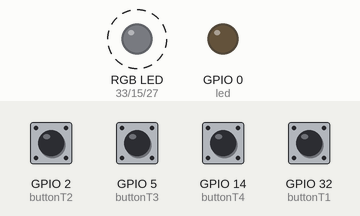
The sketch below on a simulated ESP32. Parts: an RGB LED mixed from three pins (HIGH = lit), output pins drawn as LEDs (lit = HIGH). Dashed ring = blinking. Inputs (shaded band) come from the test bench; at power-on: GPIO 2 (buttonT2), GPIO 5 (buttonT3), GPIO 14 (buttonT4), GPIO 32 (buttonT1) LOW.

Above: at 1.2 s.
1.3 s: GPIO 2 (buttonT2) pulled HIGH for 0.15 s
At 2.53 s:
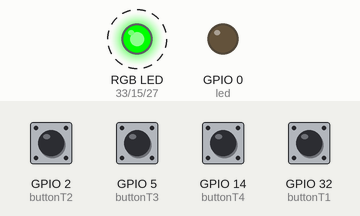
4.4 s: GPIO 14 (buttonT4) pulled HIGH for 0.15 s
7.4 s: GPIO 32 (buttonT1) pulled HIGH for 0.15 s
At 8.66 s:
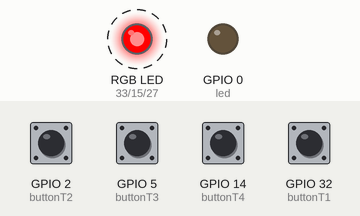
10.5 s: GPIO 14 (buttonT4) pulled HIGH for 1 s
14.0 s: GPIO 2 (buttonT2) pulled HIGH for 1 s
At 15.24 s:
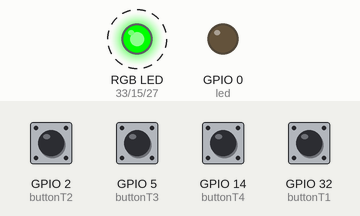
17.6 s: GPIO 2 (buttonT2) pulled HIGH for 0.15 s
At 18.86 s:
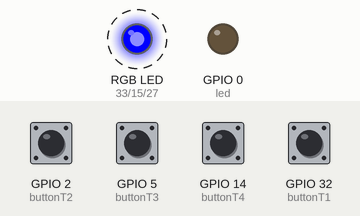
Timing chart, 0 to 21.7 s (numbered marks = the images above; inputs shaded):
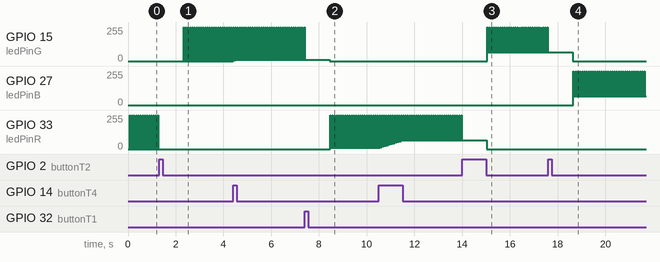

The sketch:

Winterferien_Projektcode.ino
```cpp
#include<analogWrite.h>

int led = 0;
int buttonStatus = 0;
int buttonStatus1 = 0;
int helligkeit = 0;
const int ledPinR = 33;
const int ledPinG = 15;
const int ledPinB = 27;
const int  buttonT1= 32;
const int  buttonT2= 2;
const int  buttonT3= 5;
const int  buttonT4= 14;
int zahl = 1;
int x = 0;

void setup() {

  pinMode(33,OUTPUT);
  pinMode(15,OUTPUT);
  pinMode(27,OUTPUT);
  pinMode(32,INPUT);
  pinMode(2,INPUT);
  pinMode(5,INPUT);
  pinMode(14,INPUT);
  pinMode(led, OUTPUT);
}

void loop() {


  //Status von dem Button
  buttonStatus = digitalRead(buttonT4);

  //Wenn man button T4 drückt wird die helligkeit um 5 erhöht
  if (buttonStatus == HIGH) {

    helligkeit = helligkeit + 5;
  }

    //Status von dem Button
    buttonStatus1 = digitalRead(buttonT3);

    //Wenn man button T4 drückt wird die helligkeit um 5 reduziert
    if (buttonStatus1 == HIGH) {

    helligkeit = helligkeit - 5;
    //Limit für die Led
    if (helligkeit > 255) {
      helligkeit = 255;
    }

    if (helligkeit < 0) {
      helligkeit = 0;
    }

  }
  //Helligkeit der led bestimmen
  analogWrite(led, helligkeit);
  delay(50);

  if(digitalRead(buttonT2) == HIGH)
  {
    zahl=zahl+1;

    delay(1000);

    x=0;
  }

  if(digitalRead(buttonT1) == HIGH)
  {
    zahl=zahl-1;

    delay(1000);

    x=0;
  }

  if(zahl >= 4)
  {

    zahl=4;

  }

    if(zahl <= 0)
  {

    zahl=0;

  }

  switch(zahl)
  {
    case 1:

      //Vorherige Led 0 setzen

      analogWrite(ledPinB, 0);
      analogWrite(ledPinG, 0);
      delay(20);

      //Led wird Rot

      digitalWrite(ledPinR, HIGH);
      led = 33;
      delay(20);

    break;

    case 2:

      //Vorherige Led 0 setzen

      analogWrite(ledPinR, 0);
      analogWrite(ledPinB, 0);
      delay(20);

      //Led wird Grün

      digitalWrite(ledPinG, HIGH);
      led = 15;
      delay(20);

    break;

    case 3:

      //Vorherige Led 0 setzen

      analogWrite(ledPinG, 0);
      analogWrite(ledPinR, 0);
      delay(20);

      //Led wird Blue

      digitalWrite(ledPinB, HIGH);
      led = 27;
      delay(20);

    break;
  }
}
```

Measured:
- after the input at 1.3 s, GPIO 15 (ledPinG): alternates 255/255 for 0.02 s and 0/255 for 0.07 s, starting after 1.0 s; GPIO 33 (ledPinR): stops changing and stays 0/255
- after the input at 7.4 s, GPIO 33 (ledPinR): alternates 255/255 for 0.02 s and 10/255 for 0.07 s, starting after 1.1 s
- after the input at 14.0 s, GPIO 15 (ledPinG): alternates 255/255 for 0.02 s and 65/255 for 0.07 s, starting after 1.0 s
- after the input at 17.6 s, GPIO 27 (ledPinB): alternates 255/255 for 0.02 s and 65/255 for 0.07 s, starting after 1.1 s
- by itself, GPIO 33 (ledPinR): alternates 255/255 for 0.02 s and 0/255 for 0.07 s
